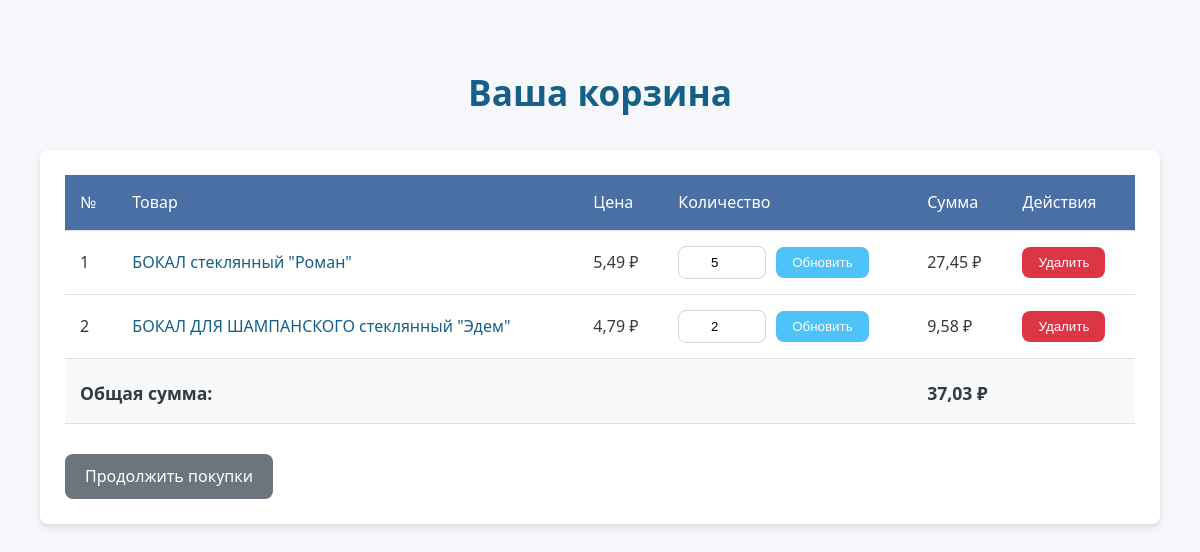
The page /cart/ (signed in) on the database as committed earlier.
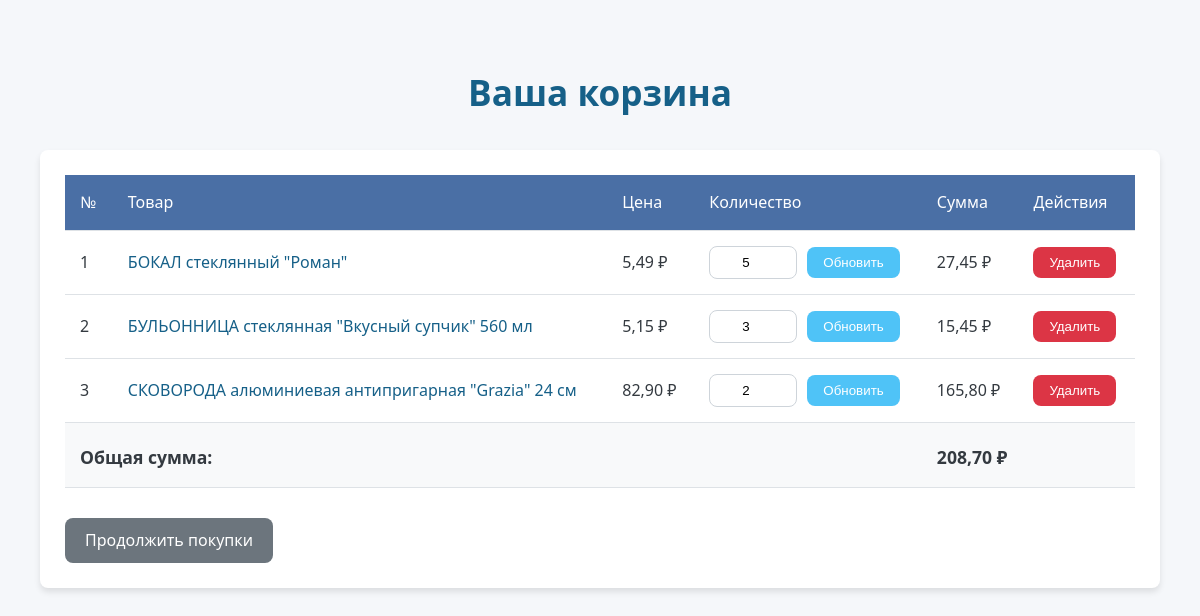
The same page on the database as committed later.
### web_app/models.py (models this page shows, shortened)
class Basket_elem(models.Model):
    basket = models.ForeignKey(Basket,on_delete=models.CASCADE,verbose_name="корзина",related_name='basket_elem')
    product = models.ForeignKey(Product,on_delete=models.CASCADE,verbose_name="товар")
    quantity = models.PositiveIntegerField(verbose_name="Кколичество")
    class Meta:
        verbose_name = "элемент корзины"
        verbose_name_plural = "элементы корзины"
    def element_cost(self):
        return self.product.price * self.quantity
    element_cost.short_description ='стоимость элемента'

class Product(models.Model):
    name=models.CharField(verbose_name='название', max_length=200)
    description = models.TextField(verbose_name='описание', blank=True, null=True)
    photo_product = models.ImageField(verbose_name='фото', blank=True, null=True,upload_to="media/")
    price= models.DecimalField( verbose_name='цена',max_digits=10,decimal_places=2,validators=[MinValueValidator(0)])
    quantity_in_stock = models.IntegerField(verbose_name='количество_на_складе',validators=[MinValueValidator(0)])
    category = models.ForeignKey('Category',on_delete=models.CASCADE,verbose_name='категория')
    maker=models.ForeignKey('Maker',on_delete=models.CASCADE,verbose_name='производитель')
    class Meta:
        verbose_name = "товар"
        verbose_name_plural = "товары"

### web_app/views.py (the view)
# urls.py: path('cart/', cart_user,name= 'cart_user'),#просмотр корзины пользователя
@login_required
def cart_user(request):
    basket, created = Basket.objects.get_or_create(user=request.user)
    basket_elements = basket.basket_elem.select_related('product').all()
    total = sum(item.element_cost() for item in basket_elements)
    context = {
        'cart_items': basket_elements,
        'total': total,
    }
    return render(request, 'shop/cart.html', context)

### web_app/templates/shop/cart.html (shortened to what this page needs)
<!DOCTYPE html>
<html lang="ru">
<head>
</head>
<body>
    <div class="container">
        <h1>Ваша корзина</h1>
        <div class="cart-container">
            {% if cart_items %}
            <table>
                <thead>
                    <tr>
                        <th>№</th>
                        <th>Товар</th>
                        <th>Цена</th>
                        <th>Количество</th>
                        <th>Сумма</th>
                        <th>Действия</th>
                    </tr>
                </thead>
                <tbody>
                    {% for item in cart_items %}
                    <tr>
                        <td>{{ forloop.counter }}</td>
                        <td class="product-name">{{ item.product.name }}</td>
                        <td>{{ item.product.price }} ₽</td>
                        <td>
                            <form class="quantity-form" method="post" action="{% url 'update_cart' item.id %}">
                                <input type="number" name="quantity" value="{{ item.quantity }}" min="1" max="{{ item.product.quantity_in_stock }}">
                                <button type="submit" class="update-btn">Обновить</button>
                            </form>
                        </td>
                        <td>{{ item.element_cost }} ₽</td>
                        <td>
                            <form method="post" action="{% url 'remove_from_cart' item.id %}">
                                <button type="submit" class="remove-btn">Удалить</button>
                            </form>
                        </td>
                    </tr>
                    {% endfor %}
                </tbody>
                <tfoot>
                    <tr class="total-row">
                        <td colspan="4">Общая сумма:</td>
                        <td colspan="2">{{ total }} ₽</td>
                    </tr>
                </tfoot>
            </table>
            <div class="action-links">
                <a href="http://127.0.0.1:8000/catalog" class="btn btn-secondary">Продолжить покупки</a>
            </div>
            {% else %}
            <div class="empty-cart">
                <p>Ваша корзина пуста</p>
                <a href="http://127.0.0.1:8000/catalog" class="btn btn-primary">Вернуться в магазин</a>
            </div>
            {% endif %}
        </div>
    </div>
</body>
</html>

### web_app/templates/shop/cart.html (style rules this page uses)
:root { --primary-color: #4a6fa5; --secondary-color: #166088; --accent-color: #4fc3f7; --light-color: #f8f9fa; --dark-color: #343a40; --success-color: #28a745; --danger-color: #dc3545; --border-radius: 8px; --box-shadow: 0 4px 6px rgba(0, 0, 0, 0.1); }
body { font-family: 'Segoe UI', Tahoma, Geneva, Verdana, sans-serif; line-height: 1.6; color: var(--dark-color); background-color: #f5f7fa; margin: 0; padding: 20px; }
.container { max-width: 1200px; margin: 0 auto; padding: 20px; }
h1 { color: var(--secondary-color); text-align: center; margin-bottom: 30px; font-size: 2.2rem; }
.cart-container { background-color: white; border-radius: var(--border-radius); box-shadow: var(--box-shadow); padding: 25px; margin-bottom: 30px; }
table { width: 100%; border-collapse: collapse; margin-bottom: 20px; }
th, td { padding: 15px; text-align: left; border-bottom: 1px solid #dee2e6; }
th { background-color: var(--primary-color); color: white; font-weight: 500; }
.product-name { font-weight: 500; color: var(--secondary-color); }
.quantity-form { display: flex; align-items: center; gap: 10px; }
input[type="number"] { width: 70px; padding: 8px; border: 1px solid #ced4da; border-radius: var(--border-radius); text-align: center; }
button { padding: 8px 16px; border: none; border-radius: var(--border-radius); cursor: pointer; font-weight: 500; transition: all 0.3s ease; }
.update-btn { background-color: var(--accent-color); color: white; }
.remove-btn { background-color: var(--danger-color); color: white; }
tfoot td { font-weight: bold; background-color: #f8f9fa; }
.total-row td { padding-top: 20px; font-size: 1.1rem; }
.action-links { display: flex; justify-content: space-between; margin-top: 30px; }
.btn { padding: 10px 20px; border-radius: var(--border-radius); text-decoration: none; font-weight: 500; transition: all 0.3s ease; }
.btn-secondary { background-color: #6c757d; color: white; }

Rows that differ between the two databases and show on the page:
removed Basket_elem: product.name "БОКАЛ ДЛЯ ШАМПАНСКОГО стеклянный \"Эдем\"", product.price "4,79", quantity "2", element_cost "9,58"
added Basket_elem: product.name "БУЛЬОННИЦА стеклянная \"Вкусный супчик\" 560 мл", product.price "5,15", quantity "3", element_cost "15,45"
added Basket_elem: product.name "СКОВОРОДА алюминиевая антипригарная \"Grazia\" 24 см", product.price "82,90", quantity "2", element_cost "165,80"
Other text that changed with them:
{{ total }}: "37,03" → "208,70"
